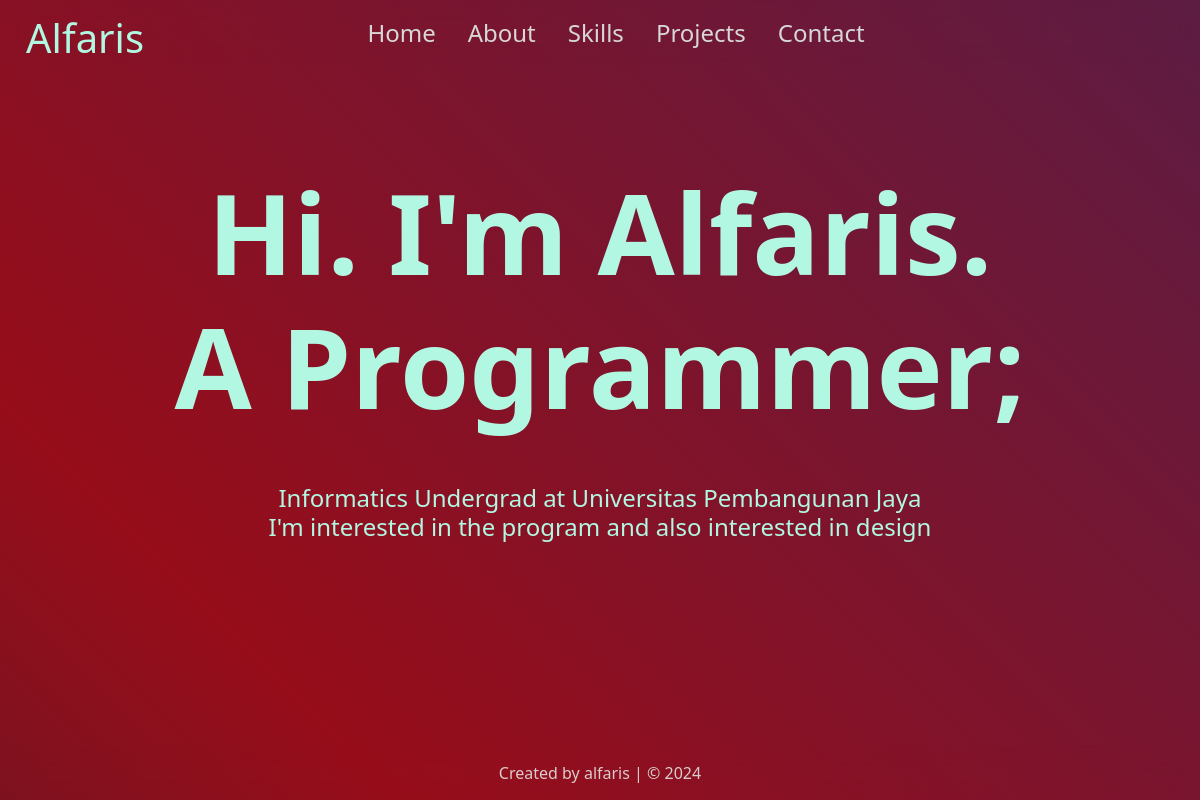
The page / on the database its author committed.
### tables this page shows
CREATE TABLE `home` (
  `id` int(11) DEFAULT NULL,
  `home_h1` varchar(255) DEFAULT NULL,
  `home_p1` text DEFAULT NULL,
  `home_p2` text DEFAULT NULL
);

### index.php (the view, shortened to what this page needs)
<!DOCTYPE html>
<html lang="en">
<head>
    <link rel="stylesheet" href="styles.css"/>
    <link href = "https://cdn.jsdelivr.net/npm/bootstrap-icons@1.8.1/font/bootstrap-icons.css" rel="stylesheet"/>
</head>
<body>
    <div class="container first-container">
        <nav class="navbar">
            <div class="nav-content">
                <ul class="nav-items">
                    <h3>Alfaris</h3>
                    <li><a href="index.php">Home</a></li>
                    <li><a href="About.php">About</a></li>
                    <li><a href="skills.php">Skills</a></li>
                    <li><a href="Projects.php">Projects</a></li>
                    <li><a href="contact.php">Contact</a></li>
                </ul>
            </div>
        </nav>
        <section class="class second-container">
            <?php
                include 'koneksi.php';
                $data = 'SELECT * from home';
                $hasil = $conn->query($data);
                If ($hasil->num_rows > 0) {
                while($row = $hasil->fetch_assoc()){
                    $home1 = explode(',', $row['home_h1']);
                echo '
                <h1 class="intro-text">'.$home1[0].'<br>'.$home1[1].'; </br><h1>
                <p class="subtext">'.$row['home_p1'].'</p>
                <p class="subtext">'.$row['home_p2'].'</p>
                ';
                }
                }
            ?>
        </section>
        <footer><div class="credit">
            <p>Created by <a>alfaris</a>
             | &copy; 2024</p>
        </footer>
    </div>
</body>
</html>

### styles.css (style rules this page uses)
* { padding: 0; margin: 0; box-sizing: border-box; font-family: system-ui, -apple-system, BlinkMacSystemFont, 'Segoe UI', Roboto, Oxygen, Ubuntu, Cantarell, 'Open Sans', 'Helvetica Neue', sans-serif; }
* body { font-family: system-ui, -apple-system, BlinkMacSystemFont, 'Segoe UI', Roboto, Oxygen, Ubuntu, Cantarell, 'Open Sans', 'Helvetica Neue', sans-serif; background: linear-gradient(135deg, #2b3a1a, #142d30); color: #b2f7e2; display: flex; justify-content: center; align-items: center; height: 100%; overflow-y: auto; }
.first-container { min-height: 100vh; width: 100%; background: linear-gradient(45deg, #192635, #970d1a, #4e204d, #224cb0); background-size: 300% 300%; animation: color 10s ease-in-out infinite; position: absolute; top: 0; left: 0; z-index: 100; }
.navbar { background-color: rgba(255, 255, 255, 0); backdrop-filter: blur(10px); display: flex; justify-content: center; align-items: center; padding: 1rem 2rem; border-radius: 50px; }
.nav-content { display: flex; justify-content: space-between; align-items: center; width: center; }
.nav-items { display: flex; list-style: none; margin: 0; padding: 0; align-items: center; }
.nav-items h3 { font-size: 2.5rem; color: #b2f7e2; font-weight: 400; position: absolute; top: 0; left: 1rem; margin: 10px; }
.nav-items li { margin-left: 2rem; }
.nav-items li a { color: #d7d7d7; text-decoration: none; font-size: 1.5rem; transition: color 0.3s; }
.second-container { text-align: center; transform: translateY(50px); opacity: 0; animation: fadeIn 1.5s ease-out forwards; }
h1 { font-size: 7rem; font-weight: 800; line-height: 1.2; margin-bottom: 20px; margin-top: 50px; }
.subtext { font-size: 1.5rem; color: #b2f7e2; font-weight: 400; }
footer { text-decoration: none; position: fixed; bottom: 0; width: 100%; text-align: center; padding: 1rem 0; background-color: rgba(65, 55, 55, 0); backdrop-filter: blur(10px); }
footer .credit { text-decoration: none; color: #dacccc; font-size: 1rem; }

### rows shown on the page
home: home_h1 "Hi. I'm Alfaris.", home_h1 "A Programmer", home_p1 "Informatics Undergrad at Universitas Pembangunan Jaya", home_p2 "I'm interested in the program and also interested in design"
